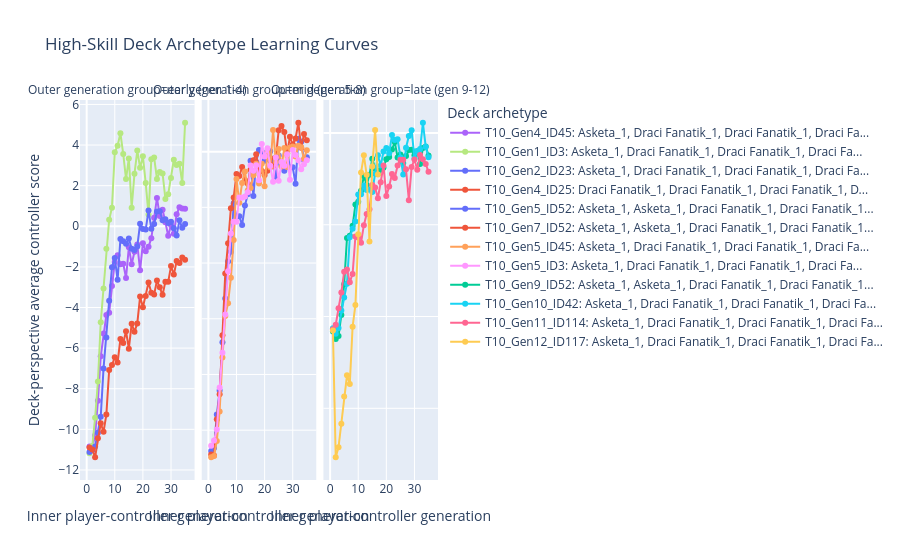

The code cell stored with this chart in its notebook:
### Markdown cell above
## 4. High-Skill Deck Archetype Learning Curves

This graph answers: which decks become much better when the player-controller has time to learn them?

Each line is a selected deck archetype. The x-axis is `inner_gen`, the evaluator/controller generation. The y-axis is the deck-perspective average controller score. Facets separate outer generation groups.

How to read it:

- High starting score means the deck is easy to pilot.
- Steep upward slope means the deck has high skill ceiling.
- Flat but high lines are reliable/simple archetypes.
- Low but rising lines may be promising but undertrained.
- Compare lines inside the same facet first; cross-facet comparisons mix different outer-generation metas.

### Code cell
plot_deck_archetype_learning_curves(group_count=3, top_n_per_group=4, min_samples=100).show()

### Figure 1 — Plotly figure (JSON) as saved in the notebook; plotly's stock layout.template omitted (floating-point values rounded to 4 significant figures; data arrays with more than 128 entries replaced by an {"elided": "..."} marker saying what was removed)
{"data": [{"customdata": {"elided": "35x5 mixed values"}, "hovertemplate": "Deck archetype=T10_Gen4_ID45: Asketa_1, Draci Fanatik_1, Draci Fanatik_1, Draci Fa...<br>Outer generation group=early (gen 1-4)<br>Inner player-controller generation=%{x}<br>Deck-perspective average controller score=%{y}<br>outer_gen=%{customdata[0]}<br>sample_count=%{customdata[1]}<br>learning_slope=%{customdata[2]:.3f}<br>fitness_delta=%{customdata[3]:.2f}<br>composition=%{customdata[4]}<extra></extra>", "legendgroup": "T10_Gen4_ID45: Asketa_1, Draci Fanatik_1, Draci Fanatik_1, Draci Fa...", "line": {"color": "#ab63fa", "dash": "solid"}, "marker": {"symbol": "circle"}, "mode": "lines+markers", "name": "T10_Gen4_ID45: Asketa_1, Draci Fanatik_1, Draci Fanatik_1, Draci Fa...", "orientation": "v", "showlegend": true, "type": "scatter", "x": [1, 2, 3, 4, 5, 6, 7, 8, 9, 10, 11, 12, 13, 14, 15, 16, 17, 18, 19, 20, 21, 22, 23, 24, 25, 26, 27, 28, 29, 30, 31, 32, 33, 34, 35], "xaxis": "x", "y": [-10.84, -10.86, -10.3, -8.592, -6.407, -5.284, -4.372, -4.262, -2.942, -1.758, -1.427, -1.864, -1.841, -2.546, -1.031, -1.868, -1.259, -0.8936, -2.167, -0.8322, -1.231, -1.007, -0.5839, 0.4243, 1.397, 0.5126, 0.8108, 0.1969, -0.4672, 0.05825, -0.3734, 0.5871, 0.9418, 0.8799, 0.8617], "yaxis": "y"}, {"customdata": {"elided": "35x5 mixed values"}, "hovertemplate": "Deck archetype=T10_Gen1_ID3: Asketa_1, Draci Fanatik_1, Draci Fanatik_1, Draci Fa...<br>Outer generation group=early (gen 1-4)<br>Inner player-controller generation=%{x}<br>Deck-perspective average controller score=%{y}<br>outer_gen=%{customdata[0]}<br>sample_count=%{customdata[1]}<br>learning_slope=%{customdata[2]:.3f}<br>fitness_delta=%{customdata[3]:.2f}<br>composition=%{customdata[4]}<extra></extra>", "legendgroup": "T10_Gen1_ID3: Asketa_1, Draci Fanatik_1, Draci Fanatik_1, Draci Fa...", "line": {"color": "#B6E880", "dash": "solid"}, "marker": {"symbol": "circle"}, "mode": "lines+markers", "name": "T10_Gen1_ID3: Asketa_1, Draci Fanatik_1, Draci Fanatik_1, Draci Fa...", "orientation": "v", "showlegend": true, "type": "scatter", "x": [1, 2, 3, 4, 5, 6, 7, 8, 9, 10, 11, 12, 13, 14, 15, 16, 17, 18, 19, 20, 21, 22, 23, 24, 25, 26, 27, 28, 29, 30, 31, 32, 33, 34, 35], "xaxis": "x", "y": [-11.18, -10.82, -9.429, -7.649, -4.726, -3.065, -1.107, 0.3166, 0.9169, 3.649, 3.966, 4.583, 3.561, 2.324, 3.342, 0.9112, 2.585, 3.731, 2.887, 3.443, 2.128, 0.5776, 3.306, 3.383, 2.33, 2.668, 2.6, 1.343, 1.578, 2.377, 3.278, 3.017, 3.075, 2.131, 5.099], "yaxis": "y"}, {"customdata": {"elided": "35x5 mixed values"}, "hovertemplate": "Deck archetype=T10_Gen2_ID23: Asketa_1, Draci Fanatik_1, Draci Fanatik_1, Draci Fa...<br>Outer generation group=early (gen 1-4)<br>Inner player-controller generation=%{x}<br>Deck-perspective average controller score=%{y}<br>outer_gen=%{customdata[0]}<br>sample_count=%{customdata[1]}<br>learning_slope=%{customdata[2]:.3f}<br>fitness_delta=%{customdata[3]:.2f}<br>composition=%{customdata[4]}<extra></extra>", "legendgroup": "T10_Gen2_ID23: Asketa_1, Draci Fanatik_1, Draci Fanatik_1, Draci Fa...", "line": {"color": "#636efa", "dash": "solid"}, "marker": {"symbol": "circle"}, "mode": "lines+markers", "name": "T10_Gen2_ID23: Asketa_1, Draci Fanatik_1, Draci Fanatik_1, Draci Fa...", "orientation": "v", "showlegend": true, "type": "scatter", "x": [1, 2, 3, 4, 5, 6, 7, 8, 9, 10, 11, 12, 13, 14, 15, 16, 17, 18, 19, 20, 21, 22, 23, 24, 25, 26, 27, 28, 29, 30, 31, 32, 33, 34, 35], "xaxis": "x", "y": [-11.11, -11.03, -10.85, -10.17, -9.379, -6.999, -5.48, -3.667, -2.021, -1.567, -2.637, -0.6296, -0.7348, -0.8569, -0.6013, -1.109, -1.166, -0.9951, 0.1271, -0.1384, -0.1573, 0.7761, -0.1231, 0.1172, 0.7291, 0.7374, 0.2984, 0.3526, 0.1633, 0.2211, -0.1019, -0.4492, 0.2945, -0.07746, 0.1128], "yaxis": "y"}, {"customdata": {"elided": "35x5 mixed values"}, "hovertemplate": "Deck archetype=T10_Gen4_ID25: Draci Fanatik_1, Draci Fanatik_1, Draci Fanatik_1, D...<br>Outer generation group=early (gen 1-4)<br>Inner player-controller generation=%{x}<br>Deck-perspective average controller score=%{y}<br>outer_gen=%{customdata[0]}<br>sample_count=%{customdata[1]}<br>learning_slope=%{customdata[2]:.3f}<br>fitness_delta=%{customdata[3]:.2f}<br>composition=%{customdata[4]}<extra></extra>", "legendgroup": "T10_Gen4_ID25: Draci Fanatik_1, Draci Fanatik_1, Draci Fanatik_1, D...", "line": {"color": "#EF553B", "dash": "solid"}, "marker": {"symbol": "circle"}, "mode": "lines+markers", "name": "T10_Gen4_ID25: Draci Fanatik_1, Draci Fanatik_1, Draci Fanatik_1, D...", "orientation": "v", "showlegend": true, "type": "scatter", "x": [1, 2, 3, 4, 5, 6, 7, 8, 9, 10, 11, 12, 13, 14, 15, 16, 17, 18, 19, 20, 21, 22, 23, 24, 25, 26, 27, 28, 29, 30, 31, 32, 33, 34, 35], "xaxis": "x", "y": [-10.89, -10.99, -11.37, -10.44, -9.699, -10.12, -9.275, -7.078, -6.837, -6.453, -6.715, -5.546, -5.75, -5.168, -6.03, -4.803, -5.19, -4.783, -3.459, -3.984, -3.428, -2.771, -3.271, -3.356, -2.67, -3.006, -3.377, -2.725, -2.737, -1.959, -2.38, -1.713, -1.813, -1.535, -1.642], "yaxis": "y"}, {"customdata": {"elided": "35x5 mixed values"}, "hovertemplate": "Deck archetype=T10_Gen5_ID52: Asketa_1, Asketa_1, Draci Fanatik_1, Draci Fanatik_1...<br>Outer generation group=mid (gen 5-8)<br>Inner player-controller generation=%{x}<br>Deck-perspective average controller score=%{y}<br>outer_gen=%{customdata[0]}<br>sample_count=%{customdata[1]}<br>learning_slope=%{customdata[2]:.3f}<br>fitness_delta=%{customdata[3]:.2f}<br>composition=%{customdata[4]}<extra></extra>", "legendgroup": "T10_Gen5_ID52: Asketa_1, Asketa_1, Draci Fanatik_1, Draci Fanatik_1...", "line": {"color": "#636efa", "dash": "solid"}, "marker": {"symbol": "circle"}, "mode": "lines+markers", "name": "T10_Gen5_ID52: Asketa_1, Asketa_1, Draci Fanatik_1, Draci Fanatik_1...", "orientation": "v", "showlegend": true, "type": "scatter", "x": [1, 2, 3, 4, 5, 6, 7, 8, 9, 10, 11, 12, 13, 14, 15, 16, 17, 18, 19, 20, 21, 22, 23, 24, 25, 26, 27, 28, 29, 30, 31, 32, 33, 34, 35], "xaxis": "x2", "y": [-10.75, -10.64, -9.44, -8.578, -6.845, -5.273, -3.94, -3.592, -1.856, -2.324, -2.322, -2.631, -1.93, -1.53, -0.331, -1.596, -0.3721, 0.05965, 0.001527, -0.3304, -0.2514, 0.01435, -0.4389, -0.897, -0.1421, -0.4651, -0.6875, 0.02114, -0.5576, -0.5616, -1.154, 0.467, 0.3541, -0.3013, -0.1974], "yaxis": "y2"}, {"customdata": {"elided": "35x5 mixed values"}, "hovertemplate": "Deck archetype=T10_Gen7_ID52: Asketa_1, Asketa_1, Draci Fanatik_1, Draci Fanatik_1...<br>Outer generation group=mid (gen 5-8)<br>Inner player-controller generation=%{x}<br>Deck-perspective average controller score=%{y}<br>outer_gen=%{customdata[0]}<br>sample_count=%{customdata[1]}<br>learning_slope=%{customdata[2]:.3f}<br>fitness_delta=%{customdata[3]:.2f}<br>composition=%{customdata[4]}<extra></extra>", "legendgroup": "T10_Gen7_ID52: Asketa_1, Asketa_1, Draci Fanatik_1, Draci Fanatik_1...", "line": {"color": "#EF553B", "dash": "solid"}, "marker": {"symbol": "circle"}, "mode": "lines+markers", "name": "T10_Gen7_ID52: Asketa_1, Asketa_1, Draci Fanatik_1, Draci Fanatik_1...", "orientation": "v", "showlegend": true, "type": "scatter", "x": [1, 2, 3, 4, 5, 6, 7, 8, 9, 10, 11, 12, 13, 14, 15, 16, 17, 18, 19, 20, 21, 22, 23, 24, 25, 26, 27, 28, 29, 30, 31, 32, 33, 34, 35], "xaxis": "x2", "y": [-10.88, -10.9, -9.606, -8.706, -6.588, -4.371, -3.288, -2.029, -1.644, -0.8017, -0.8743, -0.5546, -1.026, -1.142, -0.6442, -0.3075, -0.0913, -0.6762, -0.693, -0.8382, -0.6853, -0.2381, -0.5236, -0.2086, 0.769, 0.9191, 0.7029, -0.05949, 0.5321, 0.2576, 0.4719, 1.038, 0.1382, 0.6307, 0.4051], "yaxis": "y2"}, {"customdata": {"elided": "35x5 mixed values"}, "hovertemplate": "Deck archetype=T10_Gen5_ID45: Asketa_1, Draci Fanatik_1, Draci Fanatik_1, Draci Fa...<br>Outer generation group=mid (gen 5-8)<br>Inner player-controller generation=%{x}<br>Deck-perspective average controller score=%{y}<br>outer_gen=%{customdata[0]}<br>sample_count=%{customdata[1]}<br>learning_slope=%{customdata[2]:.3f}<br>fitness_delta=%{customdata[3]:.2f}<br>composition=%{customdata[4]}<extra></extra>", "legendgroup": "T10_Gen5_ID45: Asketa_1, Draci Fanatik_1, Draci Fanatik_1, Draci Fa...", "line": {"color": "#FFA15A", "dash": "solid"}, "marker": {"symbol": "circle"}, "mode": "lines+markers", "name": "T10_Gen5_ID45: Asketa_1, Draci Fanatik_1, Draci Fanatik_1, Draci Fa...", "orientation": "v", "showlegend": true, "type": "scatter", "x": [1, 2, 3, 4, 5, 6, 7, 8, 9, 10, 11, 12, 13, 14, 15, 16, 17, 18, 19, 20, 21, 22, 23, 24, 25, 26, 27, 28, 29, 30, 31, 32, 33, 34, 35], "xaxis": "x2", "y": [-10.97, -10.92, -10.39, -9.33, -7.388, -5.896, -5.438, -4.531, -3.176, -0.98, -1.831, -1.125, -0.7114, -1.393, -1.308, -0.8509, -0.4352, -1.143, -0.4368, -1.244, -0.03399, -0.5604, 0.7787, -0.3669, 0.09957, -0.5289, 0.1312, -0.5548, 0.1415, 0.1888, -0.173, 0.2133, 0.157, -0.2607, 0.05404], "yaxis": "y2"}, {"customdata": {"elided": "35x5 mixed values"}, "hovertemplate": "Deck archetype=T10_Gen5_ID3: Asketa_1, Draci Fanatik_1, Draci Fanatik_1, Draci Fa...<br>Outer generation group=mid (gen 5-8)<br>Inner player-controller generation=%{x}<br>Deck-perspective average controller score=%{y}<br>outer_gen=%{customdata[0]}<br>sample_count=%{customdata[1]}<br>learning_slope=%{customdata[2]:.3f}<br>fitness_delta=%{customdata[3]:.2f}<br>composition=%{customdata[4]}<extra></extra>", "legendgroup": "T10_Gen5_ID3: Asketa_1, Draci Fanatik_1, Draci Fanatik_1, Draci Fa...", "line": {"color": "#FF97FF", "dash": "solid"}, "marker": {"symbol": "circle"}, "mode": "lines+markers", "name": "T10_Gen5_ID3: Asketa_1, Draci Fanatik_1, Draci Fanatik_1, Draci Fa...", "orientation": "v", "showlegend": true, "type": "scatter", "x": [1, 2, 3, 4, 5, 6, 7, 8, 9, 10, 11, 12, 13, 14, 15, 16, 17, 18, 19, 20, 21, 22, 23, 24, 25, 26, 27, 28, 29, 30, 31, 32, 33, 34, 35], "xaxis": "x2", "y": [-10.56, -10.37, -9.972, -8.465, -7.216, -5.844, -4.295, -2.939, -2.517, -2.517, -1.644, -1.651, -1.608, -1.461, -0.499, -0.6832, -0.4839, -1.03, 0.2717, -0.1699, 0.1211, -0.5093, -1.082, -0.207, -1.048, -0.3676, -0.5051, -0.09584, -1.011, 0.05496, -0.1214, -0.3092, -0.6286, -0.4495, -0.3121], "yaxis": "y2"}, {"customdata": {"elided": "35x5 mixed values"}, "hovertemplate": "Deck archetype=T10_Gen9_ID52: Asketa_1, Asketa_1, Draci Fanatik_1, Draci Fanatik_1...<br>Outer generation group=late (gen 9-12)<br>Inner player-controller generation=%{x}<br>Deck-perspective average controller score=%{y}<br>outer_gen=%{customdata[0]}<br>sample_count=%{customdata[1]}<br>learning_slope=%{customdata[2]:.3f}<br>fitness_delta=%{customdata[3]:.2f}<br>composition=%{customdata[4]}<extra></extra>", "legendgroup": "T10_Gen9_ID52: Asketa_1, Asketa_1, Draci Fanatik_1, Draci Fanatik_1...", "line": {"color": "#00cc96", "dash": "solid"}, "marker": {"symbol": "circle"}, "mode": "lines+markers", "name": "T10_Gen9_ID52: Asketa_1, Asketa_1, Draci Fanatik_1, Draci Fanatik_1...", "orientation": "v", "showlegend": true, "type": "scatter", "x": [1, 2, 3, 4, 5, 6, 7, 8, 9, 10, 11, 12, 13, 14, 15, 16, 17, 18, 19, 20, 21, 22, 23, 24, 25, 26, 27, 28, 29, 30, 31, 32, 33, 34, 35], "xaxis": "x3", "y": [-10.82, -11.22, -11.06, -9.915, -8.238, -5.719, -5.597, -5.056, -3.901, -3.747, -3.152, -2.345, -2.836, -2.279, -1.399, -1.937, -2.232, -2.011, -1.899, -1.431, -1.303, -0.8972, -0.4939, -1.34, -1.171, -1.632, -1.257, -0.9285, -0.9117, -1.212, -0.9965, -1.697, -0.8214, -0.7321, -1.225], "yaxis": "y3"}, {"customdata": {"elided": "35x5 mixed values"}, "hovertemplate": "Deck archetype=T10_Gen10_ID42: Asketa_1, Draci Fanatik_1, Draci Fanatik_1, Draci Fa...<br>Outer generation group=late (gen 9-12)<br>Inner player-controller generation=%{x}<br>Deck-perspective average controller score=%{y}<br>outer_gen=%{customdata[0]}<br>sample_count=%{customdata[1]}<br>learning_slope=%{customdata[2]:.3f}<br>fitness_delta=%{customdata[3]:.2f}<br>composition=%{customdata[4]}<extra></extra>", "legendgroup": "T10_Gen10_ID42: Asketa_1, Draci Fanatik_1, Draci Fanatik_1, Draci Fa...", "line": {"color": "#19d3f3", "dash": "solid"}, "marker": {"symbol": "circle"}, "mode": "lines+markers", "name": "T10_Gen10_ID42: Asketa_1, Draci Fanatik_1, Draci Fanatik_1, Draci Fa...", "orientation": "v", "showlegend": true, "type": "scatter", "x": [1, 2, 3, 4, 5, 6, 7, 8, 9, 10, 11, 12, 13, 14, 15, 16, 17, 18, 19, 20, 21, 22, 23, 24, 25, 26, 27, 28, 29, 30, 31, 32, 33, 34, 35], "xaxis": "x3", "y": [-10.63, -10.93, -10.63, -9.676, -8.963, -8.211, -5.687, -5.216, -4.823, -3.356, -3.343, -2.863, -3.113, -3.087, -3.218, -2.217, -1.214, -1.773, -1.012, -0.8185, -1.107, -0.1154, -0.3847, -0.342, -1.34, -2.259, -0.8016, -0.1624, 0.1531, -1.396, -0.9789, -0.8725, 0.5561, -0.748, -1.326], "yaxis": "y3"}, {"customdata": {"elided": "35x5 mixed values"}, "hovertemplate": "Deck archetype=T10_Gen11_ID114: Asketa_1, Draci Fanatik_1, Draci Fanatik_1, Draci Fa...<br>Outer generation group=late (gen 9-12)<br>Inner player-controller generation=%{x}<br>Deck-perspective average controller score=%{y}<br>outer_gen=%{customdata[0]}<br>sample_count=%{customdata[1]}<br>learning_slope=%{customdata[2]:.3f}<br>fitness_delta=%{customdata[3]:.2f}<br>composition=%{customdata[4]}<extra></extra>", "legendgroup": "T10_Gen11_ID114: Asketa_1, Draci Fanatik_1, Draci Fanatik_1, Draci Fa...", "line": {"color": "#FF6692", "dash": "solid"}, "marker": {"symbol": "circle"}, "mode": "lines+markers", "name": "T10_Gen11_ID114: Asketa_1, Draci Fanatik_1, Draci Fanatik_1, Draci Fa...", "orientation": "v", "showlegend": true, "type": "scatter", "x": [1, 2, 3, 4, 5, 6, 7, 8, 9, 10, 11, 12, 13, 14, 15, 16, 17, 18, 19, 20, 21, 22, 23, 24, 25, 26, 27, 28, 29, 30, 31, 32, 33, 34, 35], "xaxis": "x3", "y": [-10.69, -10.45, -9.546, -8.691, -7.56, -7.443, -8.127, -7.678, -5.642, -5.695, -5.982, -5.026, -4.415, -4.151, -2.829, -2.968, -3.557, -2.684, -1.771, -3.439, -2.922, -2.231, -2.459, -1.77, -1.455, -1.466, -1.983, -3.662, -1.852, -1.445, -1.999, -1.195, -1.427, -1.688, -2.116], "yaxis": "y3"}, {"customdata": [[12, 225, 1.095, 8.499, "Asketa_1, Draci Fanatik_1, Draci Fanatik_1, Draci Fanatik_1, Draci Fanatik_1, Dummy_1, Innosuv Fanatik_1, Lucisnik_1, Novic_1, Paladin_1, Panos_1, Pesak_1"], [12, 225, 1.095, 8.499, "Asketa_1, Draci Fanatik_1, Draci Fanatik_1, Draci Fanatik_1, Draci Fanatik_1, Dummy_1, Innosuv Fanatik_1, Lucisnik_1, Novic_1, Paladin_1, Panos_1, Pesak_1"], [12, 360, 1.095, 8.499, "Asketa_1, Draci Fanatik_1, Draci Fanatik_1, Draci Fanatik_1, Draci Fanatik_1, Dummy_1, Innosuv Fanatik_1, Lucisnik_1, Novic_1, Paladin_1, Panos_1, Pesak_1"], [12, 315, 1.095, 8.499, "Asketa_1, Draci Fanatik_1, Draci Fanatik_1, Draci Fanatik_1, Draci Fanatik_1, Dummy_1, Innosuv Fanatik_1, Lucisnik_1, Novic_1, Paladin_1, Panos_1, Pesak_1"], [12, 285, 1.095, 8.499, "Asketa_1, Draci Fanatik_1, Draci Fanatik_1, Draci Fanatik_1, Draci Fanatik_1, Dummy_1, Innosuv Fanatik_1, Lucisnik_1, Novic_1, Paladin_1, Panos_1, Pesak_1"], [12, 270, 1.095, 8.499, "Asketa_1, Draci Fanatik_1, Draci Fanatik_1, Draci Fanatik_1, Draci Fanatik_1, Dummy_1, Innosuv Fanatik_1, Lucisnik_1, Novic_1, Paladin_1, Panos_1, Pesak_1"], [12, 270, 1.095, 8.499, "Asketa_1, Draci Fanatik_1, Draci Fanatik_1, Draci Fanatik_1, Draci Fanatik_1, Dummy_1, Innosuv Fanatik_1, Lucisnik_1, Novic_1, Paladin_1, Panos_1, Pesak_1"], [12, 255, 1.095, 8.499, "Asketa_1, Draci Fanatik_1, Draci Fanatik_1, Draci Fanatik_1, Draci Fanatik_1, Dummy_1, Innosuv Fanatik_1, Lucisnik_1, Novic_1, Paladin_1, Panos_1, Pesak_1"], [12, 240, 1.095, 8.499, "Asketa_1, Draci Fanatik_1, Draci Fanatik_1, Draci Fanatik_1, Draci Fanatik_1, Dummy_1, Innosuv Fanatik_1, Lucisnik_1, Novic_1, Paladin_1, Panos_1, Pesak_1"], [12, 225, 1.095, 8.499, "Asketa_1, Draci Fanatik_1, Draci Fanatik_1, Draci Fanatik_1, Draci Fanatik_1, Dummy_1, Innosuv Fanatik_1, Lucisnik_1, Novic_1, Paladin_1, Panos_1, Pesak_1"], [12, 225, 1.095, 8.499, "Asketa_1, Draci Fanatik_1, Draci Fanatik_1, Draci Fanatik_1, Draci Fanatik_1, Dummy_1, Innosuv Fanatik_1, Lucisnik_1, Novic_1, Paladin_1, Panos_1, Pesak_1"], [12, 225, 1.095, 8.499, "Asketa_1, Draci Fanatik_1, Draci Fanatik_1, Draci Fanatik_1, Draci Fanatik_1, Dummy_1, Innosuv Fanatik_1, Lucisnik_1, Novic_1, Paladin_1, Panos_1, Pesak_1"], [12, 240, 1.095, 8.499, "Asketa_1, Draci Fanatik_1, Draci Fanatik_1, Draci Fanatik_1, Draci Fanatik_1, Dummy_1, Innosuv Fanatik_1, Lucisnik_1, Novic_1, Paladin_1, Panos_1, Pesak_1"], [12, 240, 1.095, 8.499, "Asketa_1, Draci Fanatik_1, Draci Fanatik_1, Draci Fanatik_1, Draci Fanatik_1, Dummy_1, Innosuv Fanatik_1, Lucisnik_1, Novic_1, Paladin_1, Panos_1, Pesak_1"], [12, 225, 1.095, 8.499, "Asketa_1, Draci Fanatik_1, Draci Fanatik_1, Draci Fanatik_1, Draci Fanatik_1, Dummy_1, Innosuv Fanatik_1, Lucisnik_1, Novic_1, Paladin_1, Panos_1, Pesak_1"], [12, 255, 1.095, 8.499, "Asketa_1, Draci Fanatik_1, Draci Fanatik_1, Draci Fanatik_1, Draci Fanatik_1, Dummy_1, Innosuv Fanatik_1, Lucisnik_1, Novic_1, Paladin_1, Panos_1, Pesak_1"], [12, 345, 1.095, 8.499, "Asketa_1, Draci Fanatik_1, Draci Fanatik_1, Draci Fanatik_1, Draci Fanatik_1, Dummy_1, Innosuv Fanatik_1, Lucisnik_1, Novic_1, Paladin_1, Panos_1, Pesak_1"]], "hovertemplate": "Deck archetype=T10_Gen12_ID117: Asketa_1, Draci Fanatik_1, Draci Fanatik_1, Draci Fa...<br>Outer generation group=late (gen 9-12)<br>Inner player-controller generation=%{x}<br>Deck-perspective average controller score=%{y}<br>outer_gen=%{customdata[0]}<br>sample_count=%{customdata[1]}<br>learning_slope=%{customdata[2]:.3f}<br>fitness_delta=%{customdata[3]:.2f}<br>composition=%{customdata[4]}<extra></extra>", "legendgroup": "T10_Gen12_ID117: Asketa_1, Draci Fanatik_1, Draci Fanatik_1, Draci Fa...", "line": {"color": "#FECB52", "dash": "solid"}, "marker": {"symbol": "circle"}, "mode": "lines+markers", "name": "T10_Gen12_ID117: Asketa_1, Draci Fanatik_1, Draci Fanatik_1, Draci Fa...", "orientation": "v", "showlegend": true, "type": "scatter", "x": [1, 2, 3, 4, 5, 6, 7, 8, 9, 10, 11, 12, 13, 14, 15, 16, 17], "xaxis": "x3", "y": [-10.76, -17.67, -17.12, -15.84, -14.36, -13.2, -13.67, -10.56, -9.371, -5.516, -2.156, -1.218, -2.275, -5.912, -1.827, 0.1647, -2.261], "yaxis": "y3"}], "layout": {"annotations": [{"font": {}, "showarrow": false, "text": "Outer generation group=early (gen 1-4)", "x": 0.16, "xanchor": "center", "xref": "paper", "y": 1, "yanchor": "bottom", "yref": "paper"}, {"font": {}, "showarrow": false, "text": "Outer generation group=mid (gen 5-8)", "x": 0.5, "xanchor": "center", "xref": "paper", "y": 1, "yanchor": "bottom", "yref": "paper"}, {"font": {}, "showarrow": false, "text": "Outer generation group=late (gen 9-12)", "x": 0.84, "xanchor": "center", "xref": "paper", "y": 1, "yanchor": "bottom", "yref": "paper"}], "legend": {"title": {"text": "Deck archetype"}, "tracegroupgap": 0}, "title": {"text": "High-Skill Deck Archetype Learning Curves"}, "xaxis": {"anchor": "y", "domain": [0, 0.32], "title": {"text": "Inner player-controller generation"}}, "xaxis2": {"anchor": "y2", "domain": [0.34, 0.66], "matches": "x", "title": {"text": "Inner player-controller generation"}}, "xaxis3": {"anchor": "y3", "domain": [0.68, 1.0], "matches": "x", "title": {"text": "Inner player-controller generation"}}, "yaxis": {"anchor": "x", "domain": [0, 1], "title": {"text": "Deck-perspective average controller score"}}, "yaxis2": {"anchor": "x2", "domain": [0, 1], "showticklabels": false}, "yaxis3": {"anchor": "x3", "domain": [0, 1], "showticklabels": false}}}
